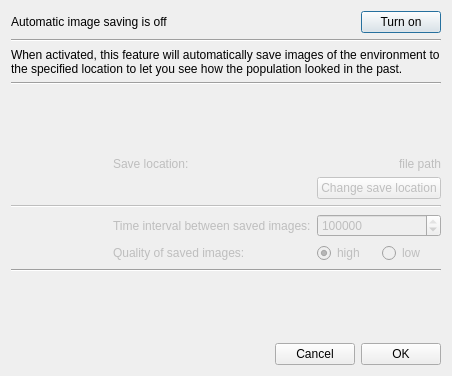
<?xml version="1.0" encoding="UTF-8"?>
<ui version="4.0">
 <class>AutoSaveImagesDialog</class>
 <widget class="QDialog" name="AutoSaveImagesDialog">
  <property name="geometry">
   <rect>
    <x>0</x>
    <y>0</y>
    <width>452</width>
    <height>376</height>
   </rect>
  </property>
  <property name="windowTitle">
   <string>Automatically save images</string>
  </property>
  <layout class="QVBoxLayout" name="verticalLayout">
   <item>
    <widget class="QWidget" name="widget" native="true">
     <layout class="QHBoxLayout" name="horizontalLayout">
      <property name="leftMargin">
       <number>0</number>
      </property>
      <property name="topMargin">
       <number>0</number>
      </property>
      <property name="rightMargin">
       <number>0</number>
      </property>
      <property name="bottomMargin">
       <number>0</number>
      </property>
      <item>
       <widget class="QLabel" name="topLabel">
        <property name="text">
         <string>Automatic image saving is off</string>
        </property>
        <property name="alignment">
         <set>Qt::AlignLeading|Qt::AlignLeft|Qt::AlignVCenter</set>
        </property>
       </widget>
      </item>
      <item>
       <spacer name="horizontalSpacer_2">
        <property name="orientation">
         <enum>Qt::Horizontal</enum>
        </property>
        <property name="sizeHint" stdset="0">
         <size>
          <width>40</width>
          <height>20</height>
         </size>
        </property>
       </spacer>
      </item>
      <item>
       <widget class="QPushButton" name="onOffButton">
        <property name="focusPolicy">
         <enum>Qt::StrongFocus</enum>
        </property>
        <property name="text">
         <string>Turn on</string>
        </property>
       </widget>
      </item>
     </layout>
    </widget>
   </item>
   <item>
    <widget class="QWidget" name="widget_4" native="true">
     <layout class="QVBoxLayout" name="verticalLayout_2">
      <property name="leftMargin">
       <number>0</number>
      </property>
      <property name="topMargin">
       <number>0</number>
      </property>
      <property name="rightMargin">
       <number>0</number>
      </property>
      <property name="bottomMargin">
       <number>0</number>
      </property>
      <item>
       <widget class="Line" name="line_4">
        <property name="orientation">
         <enum>Qt::Horizontal</enum>
        </property>
       </widget>
      </item>
      <item>
       <widget class="QLabel" name="label_2">
        <property name="text">
         <string>When activated, this feature will automatically save images of the environment to the specified location to let you see how the population looked in the past.</string>
        </property>
        <property name="wordWrap">
         <bool>true</bool>
        </property>
       </widget>
      </item>
      <item>
       <widget class="Line" name="line_5">
        <property name="orientation">
         <enum>Qt::Horizontal</enum>
        </property>
       </widget>
      </item>
     </layout>
    </widget>
   </item>
   <item>
    <spacer name="verticalSpacer">
     <property name="orientation">
      <enum>Qt::Vertical</enum>
     </property>
     <property name="sizeHint" stdset="0">
      <size>
       <width>20</width>
       <height>1</height>
      </size>
     </property>
    </spacer>
   </item>
   <item>
    <widget class="QWidget" name="autoImageSaveSettingsWidget" native="true">
     <property name="enabled">
      <bool>false</bool>
     </property>
     <layout class="QGridLayout" name="autoImageSaveSettingsGridLayout">
      <property name="leftMargin">
       <number>0</number>
      </property>
      <property name="topMargin">
       <number>0</number>
      </property>
      <property name="rightMargin">
       <number>0</number>
      </property>
      <property name="bottomMargin">
       <number>0</number>
      </property>
      <item row="4" column="2">
       <widget class="QWidget" name="widget_8" native="true">
        <layout class="QHBoxLayout" name="horizontalLayout_6">
         <property name="leftMargin">
          <number>0</number>
         </property>
         <property name="topMargin">
          <number>0</number>
         </property>
         <property name="rightMargin">
          <number>0</number>
         </property>
         <property name="bottomMargin">
          <number>0</number>
         </property>
         <item>
          <widget class="QRadioButton" name="highQualityRadioButton">
           <property name="focusPolicy">
            <enum>Qt::StrongFocus</enum>
           </property>
           <property name="text">
            <string>high</string>
           </property>
           <property name="checked">
            <bool>true</bool>
           </property>
          </widget>
         </item>
         <item>
          <widget class="QRadioButton" name="lowQualityRadioButton">
           <property name="focusPolicy">
            <enum>Qt::StrongFocus</enum>
           </property>
           <property name="text">
            <string>low</string>
           </property>
          </widget>
         </item>
        </layout>
       </widget>
      </item>
      <item row="1" column="0">
       <spacer name="horizontalSpacer_3">
        <property name="orientation">
         <enum>Qt::Horizontal</enum>
        </property>
        <property name="sizeType">
         <enum>QSizePolicy::Minimum</enum>
        </property>
        <property name="sizeHint" stdset="0">
         <size>
          <width>1</width>
          <height>20</height>
         </size>
        </property>
       </spacer>
      </item>
      <item row="3" column="1">
       <widget class="QLabel" name="label_3">
        <property name="text">
         <string>Time interval between saved images:</string>
        </property>
       </widget>
      </item>
      <item row="4" column="1">
       <widget class="QLabel" name="label_5">
        <property name="text">
         <string>Quality of saved images:</string>
        </property>
       </widget>
      </item>
      <item row="3" column="2">
       <widget class="QSpinBox" name="imageSaveIntervalSpinBox">
        <property name="focusPolicy">
         <enum>Qt::StrongFocus</enum>
        </property>
        <property name="minimum">
         <number>1</number>
        </property>
        <property name="maximum">
         <number>100000000</number>
        </property>
        <property name="singleStep">
         <number>10000</number>
        </property>
        <property name="value">
         <number>100000</number>
        </property>
       </widget>
      </item>
      <item row="1" column="2">
       <widget class="QPushButton" name="changePathButton">
        <property name="focusPolicy">
         <enum>Qt::StrongFocus</enum>
        </property>
        <property name="text">
         <string>Change save location</string>
        </property>
       </widget>
      </item>
      <item row="0" column="1" colspan="2">
       <widget class="QWidget" name="widget_2" native="true">
        <layout class="QHBoxLayout" name="horizontalLayout_2">
         <property name="leftMargin">
          <number>0</number>
         </property>
         <property name="topMargin">
          <number>0</number>
         </property>
         <property name="rightMargin">
          <number>0</number>
         </property>
         <property name="bottomMargin">
          <number>0</number>
         </property>
         <item>
          <widget class="QLabel" name="label">
           <property name="sizePolicy">
            <sizepolicy hsizetype="Preferred" vsizetype="Preferred">
             <horstretch>0</horstretch>
             <verstretch>0</verstretch>
            </sizepolicy>
           </property>
           <property name="text">
            <string>Save location:</string>
           </property>
           <property name="alignment">
            <set>Qt::AlignLeading|Qt::AlignLeft|Qt::AlignVCenter</set>
           </property>
           <property name="wordWrap">
            <bool>false</bool>
           </property>
          </widget>
         </item>
         <item>
          <widget class="QLabel" name="saveLocationLabel">
           <property name="sizePolicy">
            <sizepolicy hsizetype="Expanding" vsizetype="Preferred">
             <horstretch>0</horstretch>
             <verstretch>0</verstretch>
            </sizepolicy>
           </property>
           <property name="text">
            <string>file path</string>
           </property>
           <property name="alignment">
            <set>Qt::AlignRight|Qt::AlignTrailing|Qt::AlignVCenter</set>
           </property>
           <property name="wordWrap">
            <bool>true</bool>
           </property>
          </widget>
         </item>
        </layout>
       </widget>
      </item>
      <item row="2" column="0" colspan="3">
       <widget class="Line" name="line_7">
        <property name="orientation">
         <enum>Qt::Horizontal</enum>
        </property>
       </widget>
      </item>
     </layout>
    </widget>
   </item>
   <item>
    <widget class="Line" name="line_6">
     <property name="orientation">
      <enum>Qt::Horizontal</enum>
     </property>
    </widget>
   </item>
   <item>
    <spacer name="verticalSpacer_2">
     <property name="orientation">
      <enum>Qt::Vertical</enum>
     </property>
     <property name="sizeHint" stdset="0">
      <size>
       <width>20</width>
       <height>1</height>
      </size>
     </property>
    </spacer>
   </item>
   <item>
    <widget class="QWidget" name="widget_3" native="true">
     <layout class="QHBoxLayout" name="horizontalLayout_3">
      <property name="leftMargin">
       <number>0</number>
      </property>
      <property name="topMargin">
       <number>0</number>
      </property>
      <property name="rightMargin">
       <number>0</number>
      </property>
      <property name="bottomMargin">
       <number>0</number>
      </property>
      <item>
       <spacer name="horizontalSpacer">
        <property name="orientation">
         <enum>Qt::Horizontal</enum>
        </property>
        <property name="sizeHint" stdset="0">
         <size>
          <width>40</width>
          <height>20</height>
         </size>
        </property>
       </spacer>
      </item>
      <item>
       <widget class="QPushButton" name="cancelButton">
        <property name="focusPolicy">
         <enum>Qt::StrongFocus</enum>
        </property>
        <property name="text">
         <string>Cancel</string>
        </property>
       </widget>
      </item>
      <item>
       <widget class="QPushButton" name="okButton">
        <property name="focusPolicy">
         <enum>Qt::StrongFocus</enum>
        </property>
        <property name="text">
         <string>OK</string>
        </property>
       </widget>
      </item>
     </layout>
    </widget>
   </item>
  </layout>
 </widget>
 <tabstops>
  <tabstop>onOffButton</tabstop>
  <tabstop>changePathButton</tabstop>
  <tabstop>imageSaveIntervalSpinBox</tabstop>
  <tabstop>highQualityRadioButton</tabstop>
  <tabstop>lowQualityRadioButton</tabstop>
  <tabstop>cancelButton</tabstop>
  <tabstop>okButton</tabstop>
 </tabstops>
 <resources/>
 <connections/>
</ui>
